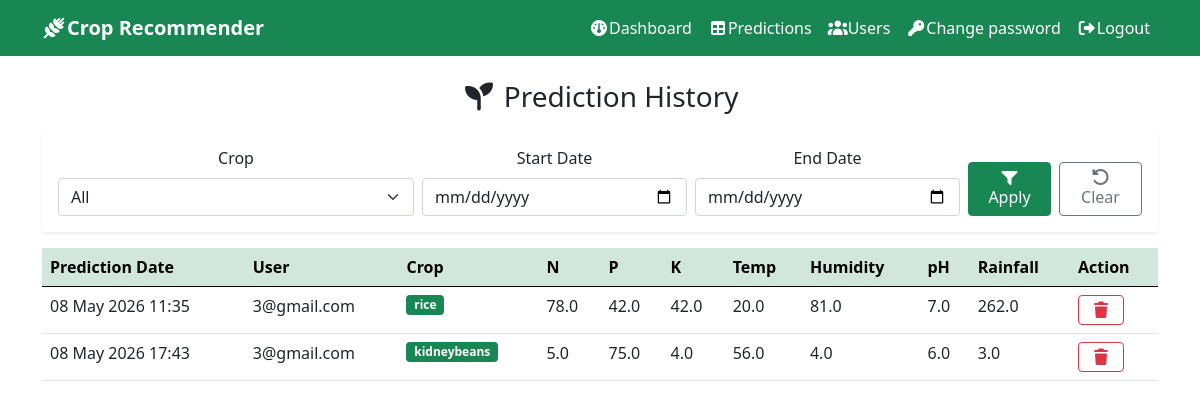
The app's page /adminprediction (signed in) with its own data.
### recommendor/models.py (models this page shows, shortened)
class prediction(models.Model):
    user = models.ForeignKey(User, verbose_name=(""), on_delete=models.CASCADE)
    n = models.FloatField()
    p = models.FloatField()
    k = models.FloatField()
    temperature = models.FloatField()
    humidity = models.FloatField()
    ph = models.FloatField()
    rainfall = models.FloatField()
    predicted_label = models.CharField(max_length= 1000)
    created_at = models.DateTimeField( auto_now_add=True)

### recommendor/views.py (the view)
# urls.py: path('adminprediction',adminprediction_view,name="adminprediction"),
@user_passes_test(is_staff,login_url='admin')
def adminprediction_view(request):
    qs = prediction.objects.select_related("user").all()
    crop = request.GET.get('crop')
    start = request.GET.get('start')
    end = request.GET.get('end')
    if crop:
        qs=qs.filter(predicted_label__iexact = crop)
    d_start = parse_date(start) if start else None
    d_end = parse_date(end) if end else None
    if d_start:
        qs=qs.filter(created_at__date__gte = d_start)
    if d_end:
        qs=qs.filter(created_at__date__lte = d_end)
    crops = (prediction.objects
             .order_by('predicted_label')
             .values_list('predicted_label',flat=True)
             .distinct())
    context ={
        "qs" : qs,
        "crops" : crops,
        "current_crop" : crop,
        "start" : start,
        "end" : end
    }
    return render(request, "predictions.html", context)

### recommendor/views.py (called while the page is built)
def is_staff(user):
    return user.is_authenticated and user.is_staff

### recommendor/templates/predictions.html (shortened to what this page needs)
{%extends "base.html"%}
{% block content %}
<div class="text-center">
    <h3 class="mb-3">
        <i class="fa-solid fa-seedling"></i> Prediction History
    </h3>
    <form method="get" class="card card-body shadow-sm border-0 mb-3">
        <div class="row g-2">
            <div class="col-md-4">
                <label class="form-label">Crop</label>
                <select name="crop" class="form-select">
                    <option value = "">All</option>
                </select>
            </div>
            <div class="col-md-3">
                <label class="form-label">Start Date</label>
                <input type="date" name="start" value="{{start}}" class="form-control">
            </div>
            <div class="col-md-3">
                <label class="form-label">End Date</label>
                <input type="date" name="end" value="{{end}}" class="form-control">
            </div>
            <div class="col-md-2 d-flex align-items-end gap-2">
                <button class="btn btn-success w-100">
                    <i class="fa-solid fa-filter"></i> Apply
                </button>
                <a href="" class="btn btn-outline-secondary w-100">
                    <i class="fa-solid fa-rotate-left"></i>Clear
                </a>
            </div>
        </div>
    </form>
    <div class="table-responsive">
        <table class="table">
            <thead class="table-success">
                <tr>
                    <th>Prediction Date</th>
                    <th>User</th>
                    <th>Crop</th>
                    <th>N</th>
                    <th>P</th>
                    <th>K</th>
                    <th>Temp</th>
                    <th>Humidity</th>
                    <th>pH</th>
                    <th>Rainfall</th>
                    <th>Action</th>
                </tr>
            </thead>
            <tbody>
                {% for p in qs %}
                <tr>
                    <td>{{p.created_at|date:"d M Y H:i"}}</td>
                    <td>{{p.user.username}}</td>
                    <td><span class="badge bg-success">{{p.predicted_label}}</span></td>
                    <td>{{p.n}}</td>
                    <td>{{p.p}}</td>
                    <td>{{p.k}}</td>
                    <td>{{p.temperature}}</td>
                    <td>{{p.humidity}}</td>
                    <td>{{p.ph}}</td>
                    <td>{{p.rainfall}}</td>
                    <td>
                        <a href="{% url 'admin_prediction_delete' p.id %}"
                           class="btn btn-outline-danger"
                           onclick="return confirm('Delete this entry? This cannot be undone')">
                            <i class="fa-solid fa-trash"></i>
                        </a>
                    </td>
                </tr>
                {% endfor %}
            </tbody>
        </table>
    </div>
</div>
{% endblock %}

### records on screen
prediction: created_at "08 May 2026 11:35", user.username "3@gmail.com", predicted_label "rice", n "78.0", p "42.0", k "42.0", temperature "20.0", humidity "81.0", ph "7.0", rainfall "262.0"
prediction: created_at "08 May 2026 17:43", user.username "3@gmail.com", predicted_label "kidneybeans", n "5.0", p "75.0", k "4.0", temperature "56.0", humidity "4.0", ph "6.0", rainfall "3.0"
